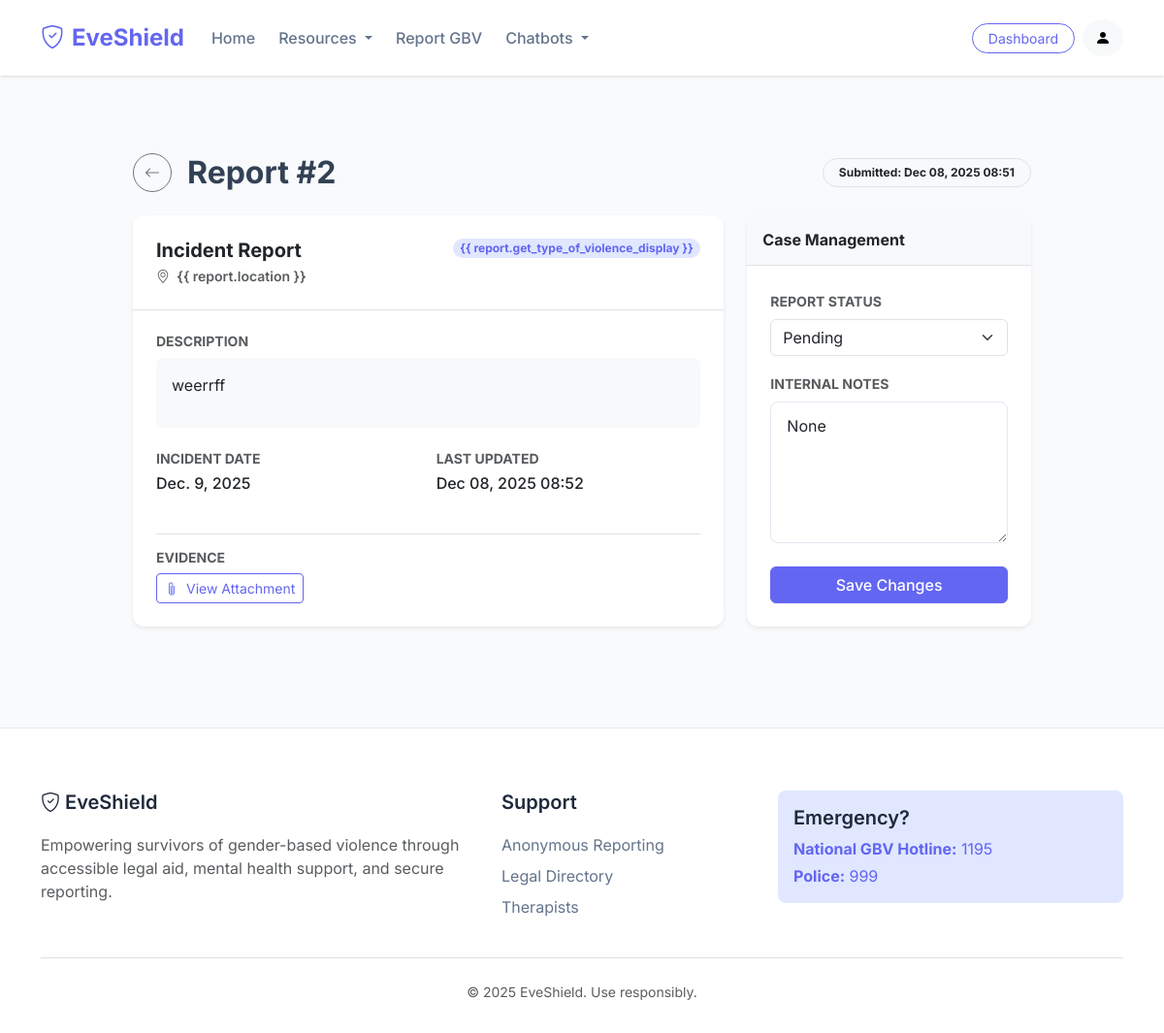
The app's page /reports/admin/report/2/ (signed in) with its own data.
### EveShieldApp/models.py (models this page shows, shortened)
class GBVReport(models.Model):
    type_of_violence = models.CharField(
        max_length=20,
        choices=ViolenceType.choices,
        default=ViolenceType.OTHER,
    )
    location = models.CharField(max_length=255, help_text="County, town, or area")
    details = models.TextField(help_text="Detailed description of the incident")
    incident_date = models.DateField(
        null=True,
        blank=True,
        help_text="Date when the incident occurred",
    )
    file_upload = models.FileField(
        upload_to="reports/%Y/%m/%d/",
        blank=True,
        null=True,
        help_text="Optional: Upload evidence (photos, documents, etc.)",
    )
    status = models.CharField(
        max_length=20,
        choices=ReportStatus.choices,
        default=ReportStatus.PENDING,
    )
    admin_notes = models.TextField(
        blank=True,
        null=True,
        help_text="Internal notes for admin use only",
    )
    created_at = models.DateTimeField(auto_now_add=True)
    updated_at = models.DateTimeField(auto_now=True)
    class Meta:
        ordering = ["-created_at"]
        verbose_name = "GBV Report"
        verbose_name_plural = "GBV Reports"

### EveShieldApp/views.py (the view, shortened to what this page needs)
# urls.py: path("admin/report/<int:report_id>/", views.report_detail, name="report_detail"),
@staff_member_required
def report_detail(request, report_id):
    report = models.GBVReport.objects.get(id=report_id)
    return render(request, "tracking/report_detail.html", {"report": report})

### EveShieldApp/Templates/tracking/report_detail.html (shortened to what this page needs)
{% extends 'shared/base.html' %}
{% block content %}
<div class="container py-5">
    <div class="row items-center justify-content-center">
        <div class="col-lg-10">
            <div class="d-flex justify-content-between align-items-center mb-4">
                <div class="d-flex align-items-center gap-3">
                    <a href="{% url 'eveshield:reports:admin_dashboard' %}"
                        class="btn btn-outline-secondary rounded-circle d-flex align-items-center justify-content-center"
                        style="width: 40px; height: 40px;"><i class="bi bi-arrow-left"></i></a>
                    <h2 class="fw-bold mb-0">Report #{{ report.id }}</h2>
                </div>
                <span class="badge border bg-light text-dark px-3 py-2 rounded-pill">
                    Submitted: {{ report.created_at|date:"M d, Y H:i" }}
                </span>
            </div>
            <div class="row g-4">
                <div class="col-md-8">
                    <div class="card shadow-sm border-0 mb-4">
                        <div class="card-header bg-white border-bottom p-4">
                            <div class="d-flex justify-content-between align-items-start">
                                <div>
                                    <h5 class="fw-bold mb-1">Incident Report</h5>
                                    <p class="text-muted small mb-0"><i class="bi bi-geo-alt me-1"></i> {{
                                        report.location }}</p>
                                </div>
                                <span class="badge bg-primary-soft text-primary-custom rounded-pill">{{
                                    report.get_type_of_violence_display }}</span>
                            </div>
                        </div>
                        <div class="card-body p-4">
                            <div class="mb-4">
                                <h6 class="text-uppercase text-muted small fw-bold mb-2">Description</h6>
                                <div class="bg-light p-3 rounded-3 border-0">
                                    {{ report.details|linebreaks }}
                                </div>
                            </div>
                            <div class="row g-3">
                                <div class="col-6">
                                    <h6 class="text-uppercase text-muted small fw-bold mb-1">Incident Date</h6>
                                    <p class="fw-medium">{{ report.incident_date|default:"Not specified" }}</p>
                                </div>
                                <div class="col-6">
                                    <h6 class="text-uppercase text-muted small fw-bold mb-1">Last Updated</h6>
                                    <p class="fw-medium">{{ report.updated_at|date:"M d, Y H:i" }}</p>
                                </div>
                            </div>
                            {% if report.file_upload %}
                            <div class="mt-4 pt-3 border-top">
                                <h6 class="text-uppercase text-muted small fw-bold mb-2">Evidence</h6>
                                <a href="{{ report.file_upload.url }}" target="_blank"
                                    class="btn btn-outline-primary btn-sm">
                                    <i class="bi bi-paperclip me-2"></i>View Attachment
                                </a>
                            </div>
                            {% endif %}
                        </div>
                    </div>
                </div>
                <div class="col-md-4">
                    <div class="card shadow-sm border-0 sticky-top" style="top: 100px;">
                        <div class="card-header bg-light border-bottom p-3">
                            <h6 class="fw-bold mb-0">Case Management</h6>
                        </div>
                        <div class="card-body p-4">
                            <form method="post">
                                <div class="mb-3">
                                    <label for="status" class="form-label text-muted small fw-bold">REPORT
                                        STATUS</label>
                                    <select name="status" id="status" class="form-select">
                                      <option value="pending" {% if report.status == 'pending' %}selected{% endif %}>Pending</option>
                                    </select>
                                </div>
                                <div class="mb-4">
                                    <label for="admin_notes" class="form-label text-muted small fw-bold">INTERNAL
                                        NOTES</label>
                                    <textarea name="admin_notes" id="admin_notes" class="form-control" rows="5"
                                        placeholder="Add notes here...">{{ report.admin_notes }}</textarea>
                                </div>
                                <button type="submit" class="btn btn-primary w-100 fw-medium">Save Changes</button>
                            </form>
                        </div>
                    </div>
                </div>
            </div>
        </div>
    </div>
</div>
{% endblock %}

### EveShieldApp/Templates/shared/base.html (style rules this page uses)
:root { --primary-color: #6366f1; --secondary-color: #ec4899; --dark-color: #1e293b; --light-bg: #f8fafc; --text-main: #334155; }
body { font-family: 'Inter', sans-serif; background-color: var(--light-bg); color: var(--text-main); min-height: 100vh; display: flex; flex-direction: column; }
.btn-primary { background-color: var(--primary-color); border-color: var(--primary-color); }
.btn-outline-primary { color: var(--primary-color); border-color: var(--primary-color); }
.card { border: 1px solid #e2e8f0; border-radius: 0.75rem; box-shadow: 0 1px 2px 0 rgba(0, 0, 0, 0.05); transition: all 0.2s ease-in-out; background: white; overflow: hidden; }
.card-header { background-color: transparent; border-bottom: 1px solid #e2e8f0; padding: 1.25rem 1.5rem; font-weight: 600; }
.card-body { padding: 1.5rem; }
.text-primary-custom { color: var(--primary-color); }
.bg-primary-soft { background-color: #e0e7ff; color: var(--primary-color); }
.form-control { border-radius: 0.5rem; border: 1px solid #e2e8f0; padding: 0.75rem 1rem; }

### records on screen
GBVReport: id "2", created_at "Dec 08, 2025 08:51", details "weerrff", incident_date "Dec. 9, 2025", updated_at "Dec 08, 2025 08:52", status "Pending", admin_notes "None"
